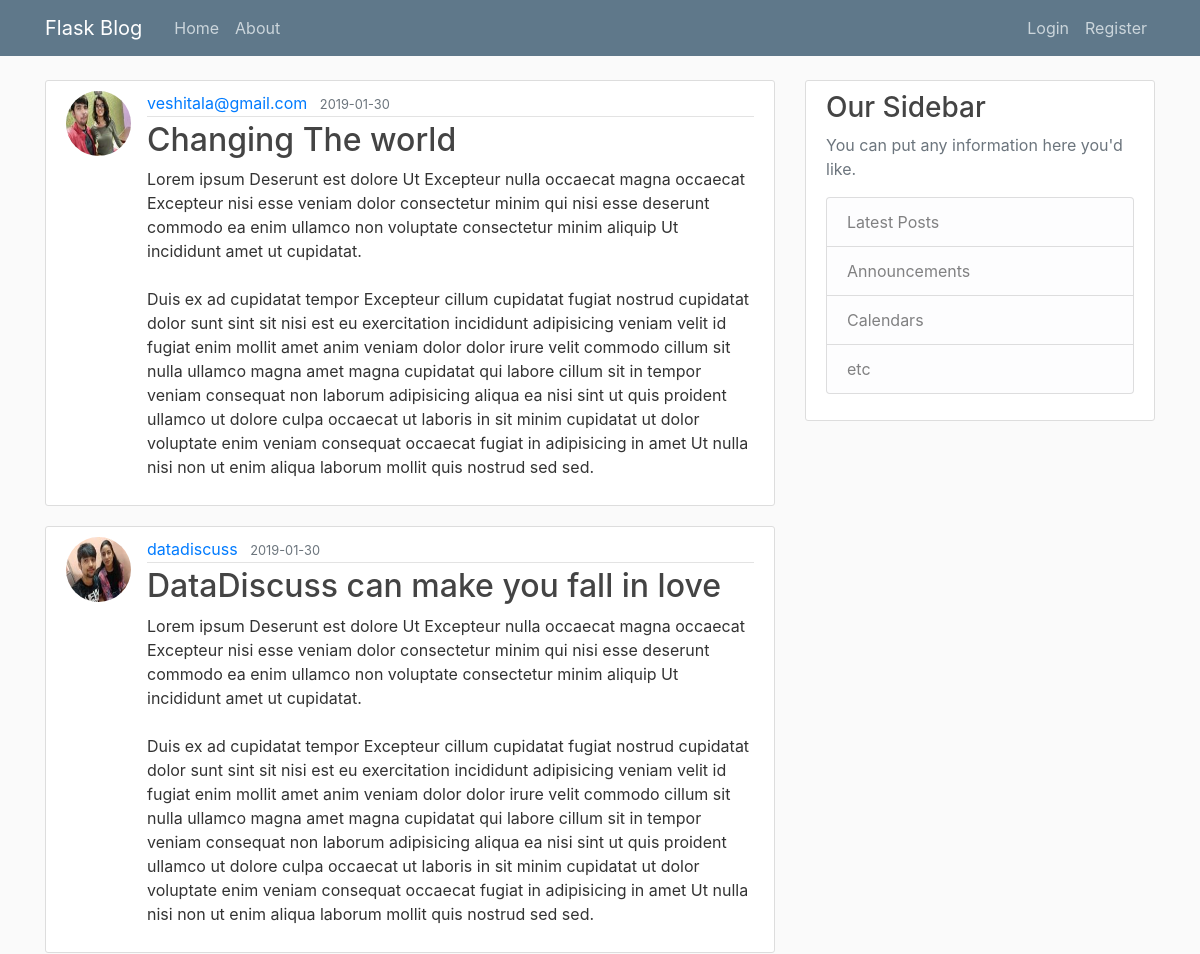
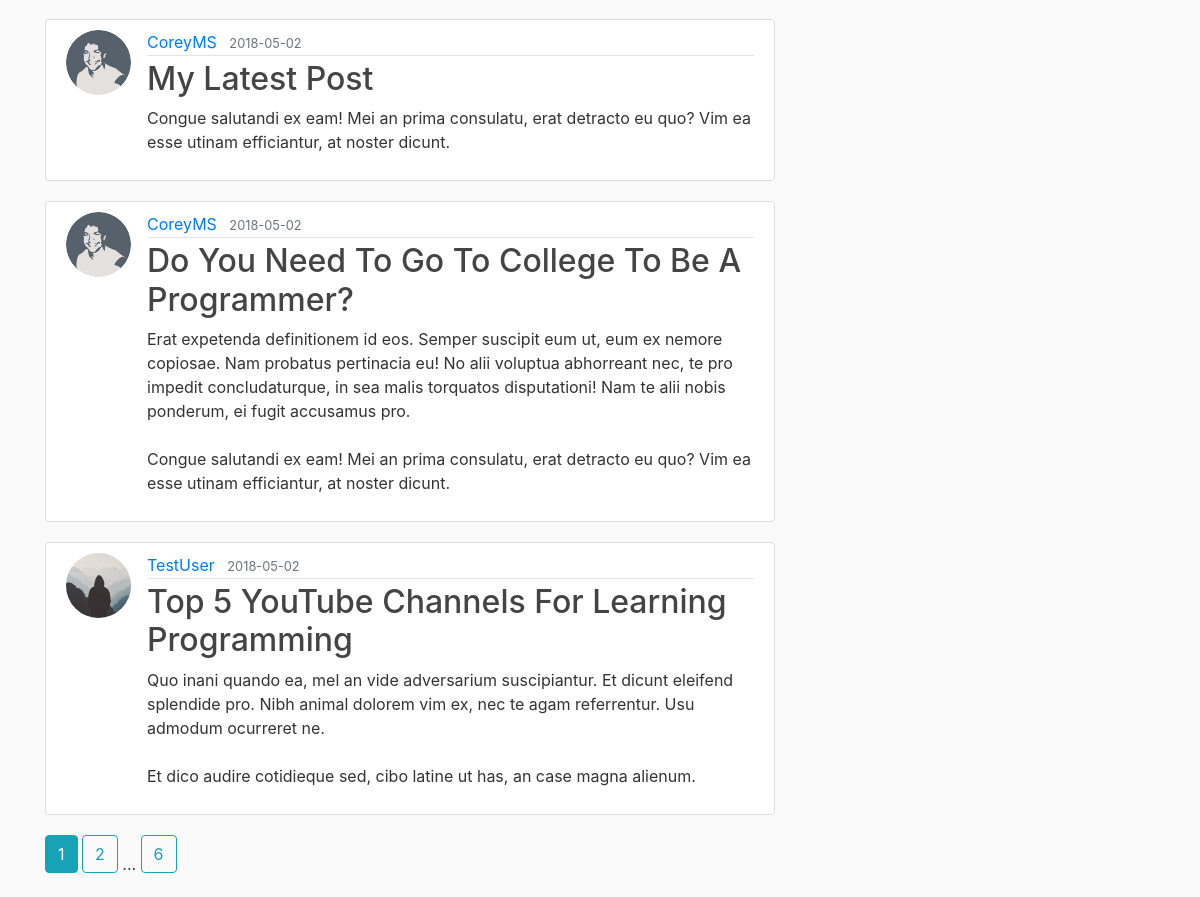
The page /home on the database its author committed (2 pictures, top to bottom).
### flaskblog/models.py (models this page shows, shortened)
class Post(db.Model):
    id = db.Column(db.Integer, primary_key=True)
    title = db.Column(db.String(100), nullable=False)
    date_posted = db.Column(db.DateTime, nullable=False, default=datetime.utcnow)
    content = db.Column(db.Text, nullable=False)
    user_id = db.Column(db.Integer, db.ForeignKey('user.id'), nullable=False)

class User(db.Model, UserMixin):
    id = db.Column(db.Integer, primary_key=True)
    username = db.Column(db.String(20), unique=True, nullable=False)
    email = db.Column(db.String(120), unique=True, nullable=False)
    image_file = db.Column(db.String(20), nullable=False, default='default.jpg')
    password = db.Column(db.String(60), nullable=False)
    posts = db.relationship('Post', backref='author', lazy=True)

### flaskblog/main/routes.py (the view)
@main.route("/")
@main.route("/home")
def home():
    page = request.args.get('page', 1, type=int)
    posts = Post.query.order_by(Post.date_posted.desc()).paginate(page=page, per_page=5)
    return render_template('home.html', posts=posts)

### flaskblog/templates/home.html
{% extends "layout.html" %}
{% block content %}
    {% for post in posts.items %}
        <article class="media content-section">
          <img class="rounded-circle article-img" src="{{ url_for('static', filename='profile_pics/' + post.author.image_file) }}">
          <div class="media-body">
            <div class="article-metadata">
              <a class="mr-2" href="{{ url_for('users.user_posts', username=post.author.username) }}">{{ post.author.username }}</a>
              <small class="text-muted">{{ post.date_posted.strftime('%Y-%m-%d') }}</small>
            </div>
            <h2><a class="article-title" href="{{ url_for('posts.post', post_id=post.id) }}">{{ post.title }}</a></h2>
            <p class="article-content">{{ post.content }}</p>
          </div>
        </article>
    {% endfor %}
    {% for page_num in posts.iter_pages(left_edge=1, right_edge=1, left_current=1, right_current=2) %}
      {% if page_num %}
        {% if posts.page == page_num %}
          <a class="btn btn-info mb-4" href="{{ url_for('main.home', page=page_num) }}">{{ page_num }}</a>
        {% else %}
          <a class="btn btn-outline-info mb-4" href="{{ url_for('main.home', page=page_num) }}">{{ page_num }}</a>
        {% endif %}
      {% else %}
        ...
      {% endif %}
    {% endfor %}
{% endblock content %}

### flaskblog/static/main.css (style rules this page uses)
body { background: #fafafa; color: #333333; margin-top: 5rem; }
h1, h2, h3, h4, h5, h6 { color: #444444; }
.content-section { background: #ffffff; padding: 10px 20px; border: 1px solid #dddddd; border-radius: 3px; margin-bottom: 20px; }
.article-title { color: #444444; }
.article-content { white-space: pre-line; }
.article-img { height: 65px; width: 65px; margin-right: 16px; }
.article-metadata { padding-bottom: 1px; margin-bottom: 4px; border-bottom: 1px solid #e3e3e3 }

### rows shown on the page
Post: image_file (picture), author.username "veshitala@gmail.com", date_posted "2019-01-30", title "Changing The world", content "Lorem ipsum Deserunt est dolore Ut Excepteur nulla occaecat magna occaecat Excepteur nisi esse veniam dolor consectetur minim qui nisi esse deserunt commodo ea enim ullamco non voluptate consectetur minim aliquip Ut incididunt amet ut cupidatat. Duis ex ad cupidatat tempor Excepteur cillum cupidatat fugiat nostrud cupidatat dolor sunt sint sit nisi est eu exercitation incididunt adipisicing veniam velit id fugiat enim mollit amet anim veniam dolor dolor irure velit commodo cillum sit nulla ullamco magna amet magna cupidatat qui labore cillum sit in tempor veniam consequat non laborum adipisicing aliqua ea nisi sint ut quis proident ullamco ut dolore culpa occaecat ut laboris in sit minim…"
Post: image_file (picture), author.username "datadiscuss", date_posted "2019-01-30", title "DataDiscuss can make you fall in love", content "Lorem ipsum Deserunt est dolore Ut Excepteur nulla occaecat magna occaecat Excepteur nisi esse veniam dolor consectetur minim qui nisi esse deserunt commodo ea enim ullamco non voluptate consectetur minim aliquip Ut incididunt amet ut cupidatat. Duis ex ad cupidatat tempor Excepteur cillum cupidatat fugiat nostrud cupidatat dolor sunt sint sit nisi est eu exercitation incididunt adipisicing veniam velit id fugiat enim mollit amet anim veniam dolor dolor irure velit commodo cillum sit nulla ullamco magna amet magna cupidatat qui labore cillum sit in tempor veniam consequat non laborum adipisicing aliqua ea nisi sint ut quis proident ullamco ut dolore culpa occaecat ut laboris in sit minim…"
Post: image_file (picture), author.username "CoreyMS", date_posted "2018-05-02", title "My Latest Post", content "Congue salutandi ex eam! Mei an prima consulatu, erat detracto eu quo? Vim ea esse utinam efficiantur, at noster dicunt."
Post: image_file (picture), author.username "CoreyMS", date_posted "2018-05-02", title "Do You Need To Go To College To Be A Programmer?", content "Erat expetenda definitionem id eos. Semper suscipit eum ut, eum ex nemore copiosae. Nam probatus pertinacia eu! No alii voluptua abhorreant nec, te pro impedit concludaturque, in sea malis torquatos disputationi! Nam te alii nobis ponderum, ei fugit accusamus pro. Congue salutandi ex eam! Mei an prima consulatu, erat detracto eu quo? Vim ea esse utinam efficiantur, at noster dicunt."
Post: image_file (placeholder picture), author.username "TestUser", date_posted "2018-05-02", title "Top 5 YouTube Channels For Learning Programming", content "Quo inani quando ea, mel an vide adversarium suscipiantur. Et dicunt eleifend splendide pro. Nibh animal dolorem vim ex, nec te agam referrentur. Usu admodum ocurreret ne. Et dico audire cotidieque sed, cibo latine ut has, an case magna alienum."

### other values the page prints
{{ page_num }} "1"
{{ page_num }} "2" "6"
